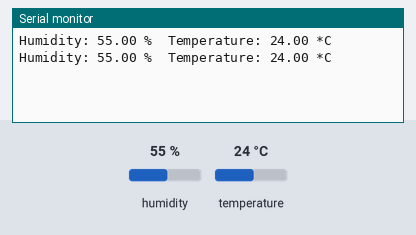
Simulated run of this sketch. Board: Arduino Uno, built with avr-gcc and run on an emulated ATmega328P. Shown: the last lines printed to the serial monitor. Inputs (shaded band) come from the test bench; at power-on: humidity 55 %, temperature 24 °C.

Above: at 4.8 s.
4.9 s: humidity set to 22 %
At 6.8 s:
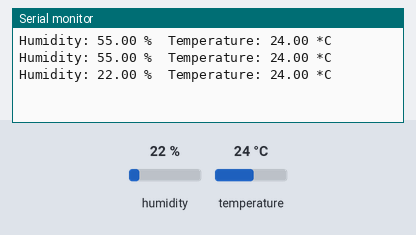
7.9 s: temperature set to 12 °C
At 8.5 s:
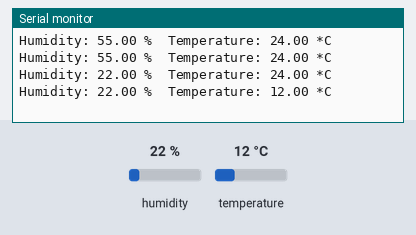
10.9 s: humidity set to 40 %
At 13.2 s:
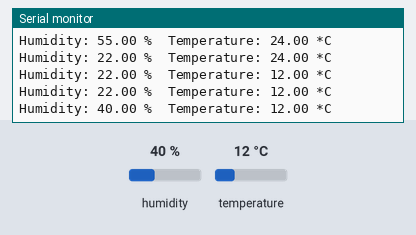
Timing chart, 0 to 14.7 s (numbered marks = the images above; inputs shaded):
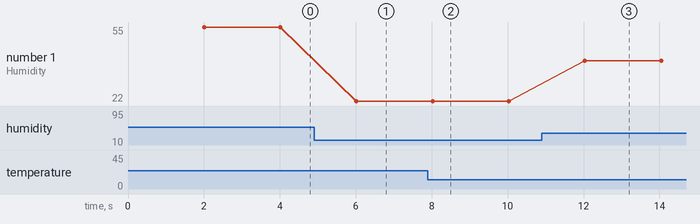

Measured:
- after the input at 4.9 s, the serial monitor: prints a new line after 1.1 s (image 1)
- after the input at 7.9 s, the serial monitor: prints a new line after 0.12 s (image 2)
- after the input at 10.9 s, the serial monitor: prints a new line after 1.1 s (image 3)
- plotted number 1: 55 → 22 after the input at 4.9 s, 22 → 40 after the input at 10.9 s

The sketch:

DHT.ino
```cpp
#include "DHT.h"

#define DHTPIN 2     // Digitalni pin koji se koristi
#define DHTTYPE DHT22   // tip DHT-a DHT22

int maxHum = 60;
int maxTemp = 20;

DHT dht(DHTPIN, DHTTYPE);

void setup() {
  Serial.begin(9600);
  dht.begin();
}

void loop() {
  // 2sek pauza
  delay(2000);

  // citanje traje 250ms!
  float h = dht.readHumidity();
  // citanje temperature u C
  float t = dht.readTemperature();


  Serial.print("Humidity: ");
  Serial.print(h);
  Serial.print(" %\t");
  Serial.print("Temperature: ");
  Serial.print(t);
  Serial.println(" *C ");

}
```
